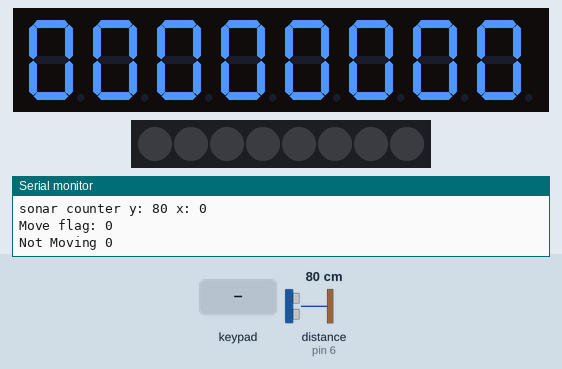
This sketch was run on a simulated Arduino Uno, built with avr-gcc and run on an emulated ATmega328P. On the bench: 8-digit seven-segment display, 8 RGB LEDs in strip order, left to right, the last lines printed to the serial monitor. Wiring (inferred from the names in the program): ultrasonic range finder: trigger pin 7; echo pin 6; TM1638 display and keys: STB pin 10; clock pin 11; DIO pin 12. The test bench sets the inputs (shaded band); at power-on: distance to the obstacle (sensor on pin 6) 80 cm. The echo pulse lasts 58.3 µs per cm.

Above: at 1.2 s.
1.3 s: key '6' pressed
At 2.2 s:
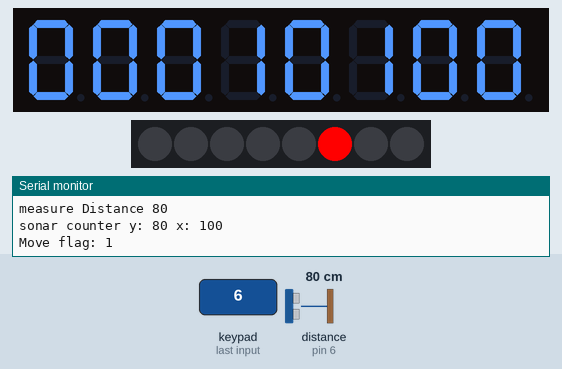
3.0 s: keypad keys 1 2 pressed 0.4 s apart
At 4.2 s:
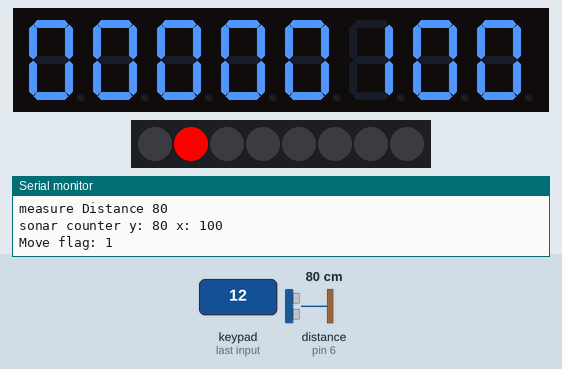
Timing chart, 0 to 6.0 s (numbered marks = the images above; inputs shaded):
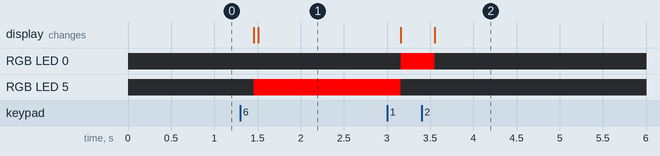

The sketch:

LEDandKey.ino
```cpp
#include <Arduino.h>
#define STB 10
#define CLK 11
#define DIO 12
#define TRIG 7
#define ECHO 6

extern void setLCDPosVal(byte, byte);
extern unsigned long measureDistance();

class LCDArray{
public:
  LCDArray(){
    init();
  }
  void init(){
    for (int i = 0; i<8; i++){
      valArray[i] = 0;
    }
    futureC = millis()+250;
  }
  void resetCount(){
    for (int i = 0; i < 4; i++){
      valArray[i] = 0;
    }
  }
  void redrawLCD(){
    for (int i =0; i<8; i++){
      setLCDPosVal(i, valArray[i]);
    }
  }
  void keyPressedVal(byte val){
    byte mask = 0x1;
    byte result = 0;
    // for (byte i = 0; i<8; i++){
    //   result = val&(mask<<i);
    //   if (result){
    //     addPosition(i);
    //   }
    // }
    for (byte i = 4; i<8; i++){
      result = val&(mask<<i);
      if (result){
        addPosition(i);
      }
    }
    result = val&mask;
    if (result){
      resetCount();
      redrawLCD();
    }
  }
  void sonarCounter(){
//    unsigned long future;
//    future = millis() + 250;
//    if (millis() > futureC){
//    while (millis() < future){
//      ;
//    }
    if (millis() < futureC){
      return;
    }
    futureC = millis() + 250;
    word x;
    unsigned long y;
    y = measureDistance();
    x = numGenerator();
    Serial.print("sonar counter y: ");
    Serial.print(y);
    Serial.print(" x: ");
    Serial.println(x);
    Serial.print("Move flag: ");
    Serial.println(moveFlag);
    if (y <= x){
      if (!moveFlag){
        addPosition(3);
        moveFlag = 1;
        Serial.print("Moving! ");
        Serial.println(moveFlag);
      }
    } else {
      moveFlag = 0;
      Serial.print("Not Moving ");
      Serial.println(moveFlag);
    }
//    }
  }
private:
  byte valArray[8];
  void addPosition(byte i){
    valArray[i]++;
    if (valArray[i]>9){
      //valArray[i] = 0;
      valArray[i] = 0;
      if (i == 4){
        init();
        redrawLCD();
        return;
      }
      addPosition(i-1);
    }
    setLCDPosVal(i, valArray[i]);
  }
  word numGenerator(){
    word val;
    val = valArray[4]*1000 + valArray[5]*100 + valArray[6]*10 + valArray[7];
    return val;
  }
  byte moveFlag = 0;
  unsigned long futureC;
};

LCDArray LCDArray;

void setBit(byte b){
  digitalWrite(DIO, b); //works for rising and falling edge
  digitalWrite(CLK, LOW);
  digitalWrite(CLK, HIGH);
  //digitalWrite(DIO, LOW);
}

void setByte(byte b, byte s){
  byte mask;
  mask = 0x1;

  for (byte i = 0; i < s; i++){
    setBit(b&mask);
    b >>= 1;
  }
}

byte readBit(){
  byte val;
  pinMode(DIO, INPUT);
  digitalWrite(CLK, LOW);
  val = digitalRead(DIO);
  digitalWrite(CLK, HIGH);
  pinMode(DIO, OUTPUT);
  return val;
}

//reading lsb first
byte readByte(){
  byte val = 0;
  byte rval = 0;
  for (int i = 0; i < 8; i++){
    rval=readBit();
    val|=(rval<<i);
  }
  return val;
}

void sendCommand(word value) {
  digitalWrite(STB, LOW);
  setByte(value, 8);
  digitalWrite(STB, HIGH);
}

byte readButtons(){
  byte buttons = 0;
  digitalWrite(STB, LOW);
  setByte(0x42, 8);
  pinMode(DIO, INPUT);
  for (byte i = 0; i < 4; i++){
    byte v = (readByte() << i);
    buttons |= v;
  }
  pinMode(DIO, OUTPUT);
  digitalWrite(STB, HIGH);
  return buttons;
}

byte getButtons(){
  byte buttons;
  word bArray[256]= {0};
  buttons = readButtons();
  if (buttons == 0){
    return buttons;
  }
//  Serial.println("Start button count");
//  Serial.println(buttons, HEX);
  bArray[buttons]++;
  unsigned long cur;
  cur = millis();
  unsigned long future = cur + 150;
  int counter = 0;
  while (cur < future){
    buttons = readButtons();
//    Serial.println(cur);
//    Serial.println(buttons, HEX);
    bArray[buttons]++;
    cur = millis();
    counter++;
  }
//  Serial.println(counter);
  byte store = 0;
  int n;
  for (n = 1; n < 256; n++){
    if (bArray[n] > bArray[store]){
      store = n;
    }
  }
  buttons = store;
//  Serial.println(buttons, HEX);
  return buttons;
}

void setLed(byte value, byte pos){
  pinMode(DIO, OUTPUT);
  sendCommand(0x44);
  digitalWrite(STB, LOW);
  setByte(0xC1 + (pos<<1), 8);
  setByte(value, 8);
  digitalWrite(STB, HIGH);
}

void buttons2Led(byte buttons){
  byte p;
  for (p = 0; p < 8; p++){
    byte mask = 0x1 << p;
    setLed(buttons&mask?1:0, p);
  }
}

void reset() {
  sendCommand(0x40); // set auto increment mode
  digitalWrite(STB, LOW);
  setByte(0xc0, 8);
  for (byte i = 0; i< 16; i++){
    setByte(0x00, 8);
  }
  digitalWrite(STB, HIGH);
}

long microsecondsToCentimeters(long ms){
  return ms / 29 / 2;
}

unsigned long measureDistance(){
  unsigned long duration, cm;
  digitalWrite(TRIG, LOW);
  delayMicroseconds(2);
  digitalWrite(TRIG, HIGH);
  delayMicroseconds(10);
  digitalWrite(TRIG, LOW);

  duration = pulseIn(ECHO, HIGH);
  cm = microsecondsToCentimeters(duration);
  Serial.print("measure Distance ");
  Serial.println(cm);
  return cm;
}

void setup() {
  pinMode(STB, OUTPUT);
  pinMode(CLK, OUTPUT);
  pinMode(DIO, OUTPUT);
  pinMode(TRIG, OUTPUT);
  pinMode(ECHO, INPUT);
  sendCommand(0x8f); // activate
  reset();
  LCDArray.redrawLCD();
  Serial.begin(115200);
}

byte LED_POS = 0;
                    /*0*/ /*1*/ /*2*/ /*3*/ /*4*/ /*5*/ /*6*/ /*7*/ /*8*/ /*9*/
byte digits[] = { 0x3f, 0x06, 0x5b, 0x4f, 0x66, 0x6d, 0x7d, 0x07, 0x7f, 0x6f };

void setLCDPosVal(byte pos, byte val){
  sendCommand(0x44);
  digitalWrite(STB, LOW);
  setByte(0xc0 | (pos<<1), 8);
  if (pos <4){
    setByte(digits[val], 8);
  } else {
    setByte(digits[val], 8);
  }
  digitalWrite(STB, HIGH);
}

void loop (){
  byte pressedButtons = 0;
  pressedButtons = getButtons();
//  if (pressedButtons == 0){
//    return;
//  }
  if (pressedButtons != 0){
    buttons2Led(pressedButtons);
    LCDArray.keyPressedVal(pressedButtons);
  }
  LCDArray.sonarCounter();
  //delay(100);
}
```

Measured:
- after the input at 1.3 s, RGB LED 5: off → RGB(255, 0, 0) after 0.15 s; the display: first changes after 0.15 s (image 1 shows a later state)
- after the input at 3.0 s, RGB LED 0: off → RGB(255, 0, 0) after 0.16 s, → off 0.40 s later; RGB LED 5: RGB(255, 0, 0) → off after 0.16 s; the display: first changes after 0.16 s (image 2 shows a later state)
